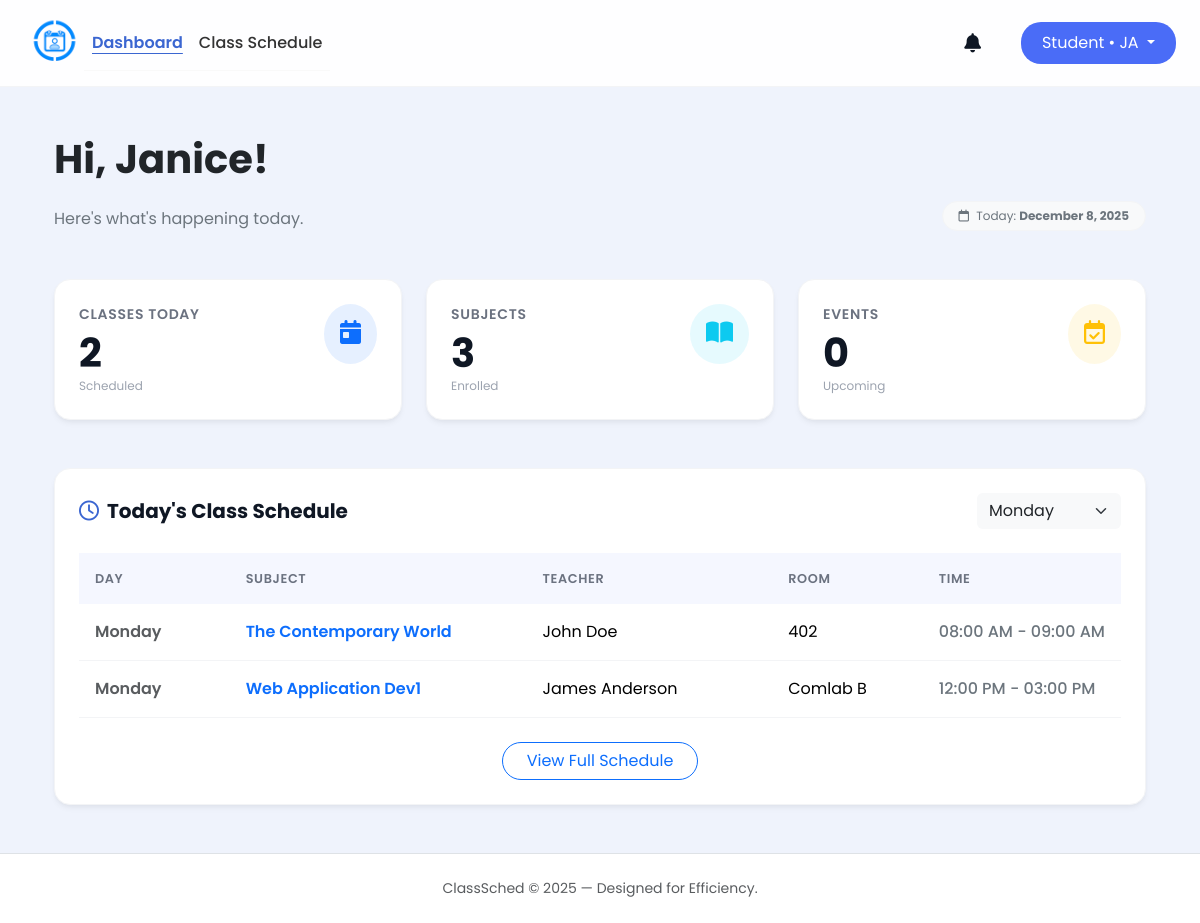
The page /src/student_dashboard.php (signed in) on the database its author committed.
### tables this page shows
CREATE TABLE students (
        id INTEGER PRIMARY KEY AUTOINCREMENT,
        user_id INTEGER UNIQUE,
        student_number TEXT(50) NOT NULL,
        last_name TEXT(50) NOT NULL,
        first_name TEXT(50),
        middle_name TEXT(50),
        age INTEGER,
        phone_number TEXT(20),
        course_id INTEGER NOT NULL,
        year_level INTEGER,
        email TEXT(255) UNIQUE,
        last_notification_check DATETIME DEFAULT "1970-01-01 00:00:00",
        FOREIGN KEY (user_id) REFERENCES users(id),
        FOREIGN KEY (course_id) REFERENCES courses(id)
    );

CREATE TABLE schedules (
        id INTEGER PRIMARY KEY AUTOINCREMENT,
        day TEXT NOT NULL,
        subject_id INTEGER NOT NULL,
        teacher_id INTEGER NOT NULL,
        room TEXT(10),
        time_start TIME,
        time_end TIME,
        course_id INTEGER NOT NULL,

        FOREIGN KEY (teacher_id) REFERENCES teachers(id),
        FOREIGN KEY (course_id) REFERENCES courses(id),
        FOREIGN KEY (subject_id) REFERENCES subjects(id)
    );

CREATE TABLE subjects (
        id INTEGER PRIMARY KEY AUTOINCREMENT,
        subject_name TEXT NOT NULL UNIQUE
    );

CREATE TABLE teachers (
        id INTEGER PRIMARY KEY AUTOINCREMENT,
        name TEXT NOT NULL UNIQUE
    );

### src/student_dashboard.php (the view, shortened to what the rows shown need)
<?php
require_once __DIR__ ."/notification.php";
$user = $_SESSION['user'];
$db = get_db();
$user_id = $user['id'];
$student = $db->querySingle("SELECT * FROM students WHERE user_id = $user_id", true);
$course_id = (int)$student['course_id'];
$display_name = $student['first_name'] ?: $user['name'];
$f_initial = strtoupper(substr($student['first_name'] ?: $user['name'], 0, 1));
$l_initial = !empty($student['last_name']) ? strtoupper(substr($student['last_name'], 0, 1)) : '';
if ($l_initial === '') {
    $initials = strtoupper(substr($user['name'], 0, 2));
} else {
    $initials = $f_initial . $l_initial;
}
$selected_day = $_GET['day'] ?? date('l');
$sqlSched = "
    SELECT sch.*, sub.subject_name, t.name as teacher_name
    FROM schedules sch
    LEFT JOIN subjects sub ON sch.subject_id = sub.id
    LEFT JOIN teachers t ON sch.teacher_id = t.id
    WHERE sch.course_id = :cid
";
if ($selected_day !== 'All') {
    $sqlSched .= " AND sch.day = :day";
}
$sqlSched .= " ORDER BY
    CASE
        WHEN sch.day = 'Monday' THEN 1
        WHEN sch.day = 'Tuesday' THEN 2
        WHEN sch.day = 'Wednesday' THEN 3
        WHEN sch.day = 'Thursday' THEN 4
        WHEN sch.day = 'Friday' THEN 5
        WHEN sch.day = 'Saturday' THEN 6
        WHEN sch.day = 'Sunday' THEN 7
        ELSE 8
    END,
    sch.time_start ASC";
$stmt = $db->prepare($sqlSched);
$stmt->bindValue(':cid', $course_id, SQLITE3_INTEGER);
if ($selected_day !== 'All') {
    $stmt->bindValue(':day', $selected_day, SQLITE3_TEXT);
}
$sched_result = $stmt->execute();
?>
<!DOCTYPE html>
<html lang="en">
<head>
    <link href="https://cdn.jsdelivr.net/npm/bootstrap@5.3.3/dist/css/bootstrap.min.css" rel="stylesheet">
    <link href="https://cdnjs.cloudflare.com/ajax/libs/font-awesome/6.0.0/css/all.min.css" rel="stylesheet">
    <link rel="stylesheet" href="../styles/student_dashboard.css">
    <link rel="stylesheet" href="../styles/student.css">
    <link rel="stylesheet" href="../styles/notification.css">
</head>
<body class="d-flex flex-column min-vh-100 position-relative">
    <nav class="navbar navbar-expand-sm sticky-top">
        <div class="container-fluid px-4">
            <div class="d-flex align-items-center gap-3">
                <div class="dropdown">
                    <button class="btn btn-student dropdown-toggle" type="button" data-bs-toggle="dropdown">
                        <span class="student-text">Student • </span><?php echo htmlspecialchars($initials); ?>
                    </button>
                </div>
            </div>
        </div>
    </nav>
    <div class="container px-4 py-5">
        <div class="row align-items-end mb-5">
            <div class="col-md-6">
                <h1 class="fw-bold text-dark mb-4">Hi, <?php echo htmlspecialchars($display_name); ?>!</h1>
                <p class="text-secondary mb-0">Here's what's happening today.</p>
            </div>
        </div>
        <div class="bg-white rounded-4 shadow-sm border p-4">
            <div class="table-responsive">
                <table class="table custom-table table-hover mb-0">
                    <thead>
                        <tr>
                            <th width="15%">Day</th>
                            <th width="30%">Subject</th>
                            <th width="25%">Teacher</th>
                            <th width="15%">Room</th>
                            <th width="15%" class="text-nowrap">Time</th>
                        </tr>
                    </thead>
                    <tbody>
                        <?php
                        while ($row = $sched_result->fetchArray(SQLITE3_ASSOC)):
                        ?>
                            <tr>
                                <td class="text-muted fw-semibold"><?php echo htmlspecialchars($row['day']); ?></td>
                                <td class="fw-semibold text-primary"><?php echo htmlspecialchars($row['subject_name']); ?></td>
                                <td><?php echo htmlspecialchars($row['teacher_name']); ?></td>
                                <td><?php echo htmlspecialchars($row['room'] ?? 'TBA'); ?></td>
                                <td class="text-secondary fw-medium text-nowrap">
                                    <?php
                                        $start = $row['time_start'] ? date("h:i A", strtotime($row['time_start'])) : '--';
                                        $end = $row['time_end'] ? date("h:i A", strtotime($row['time_end'])) : '--';
                                        echo "$start - $end";
                                    ?>
                                </td>
                            </tr>
                        <?php endwhile; ?>
                    </tbody>
                </table>
            </div>
        </div>
    </div>
</body>
</html>

### rows shown on the page
students: initials "JA", first_name "Janice"
schedules: day "Monday", subject.subject_name "The Contemporary World", teacher.name "John Doe", room "402", time_start "08:00 AM", time_end "09:00 AM"
schedules: day "Monday", subject.subject_name "Web Application Dev1", teacher.name "James Anderson", room "Comlab B", time_start "12:00 PM", time_end "03:00 PM"

### other values the page prints
$classes_today_count "2"
$subjects_count "3"
form field day "Monday"
